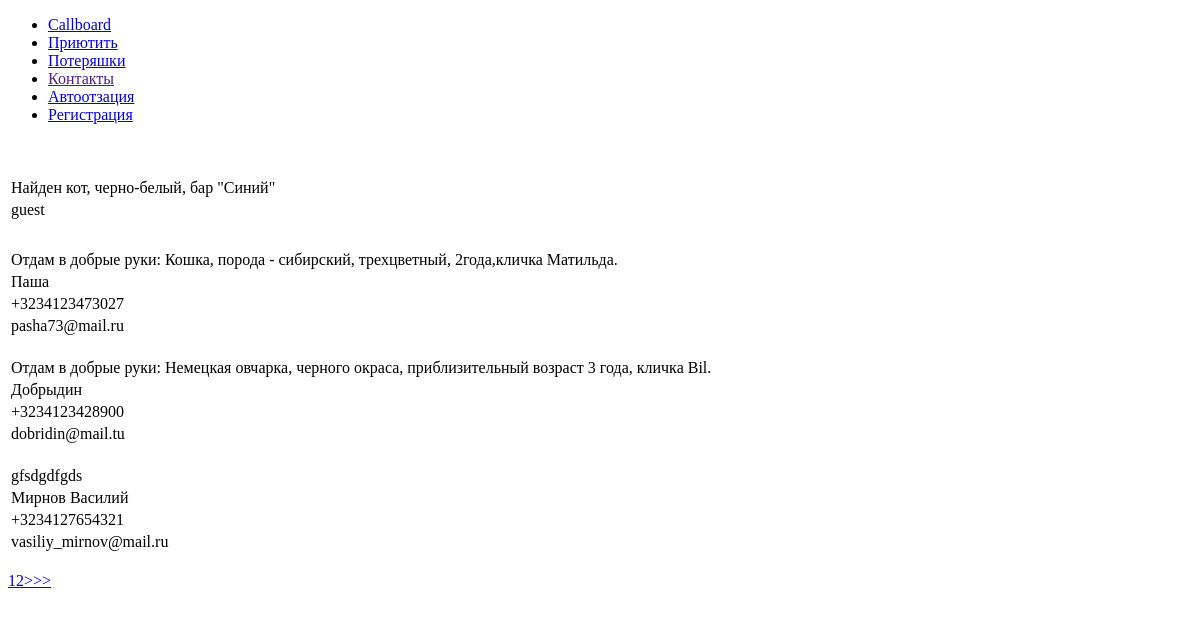
Before: / with the older database file.
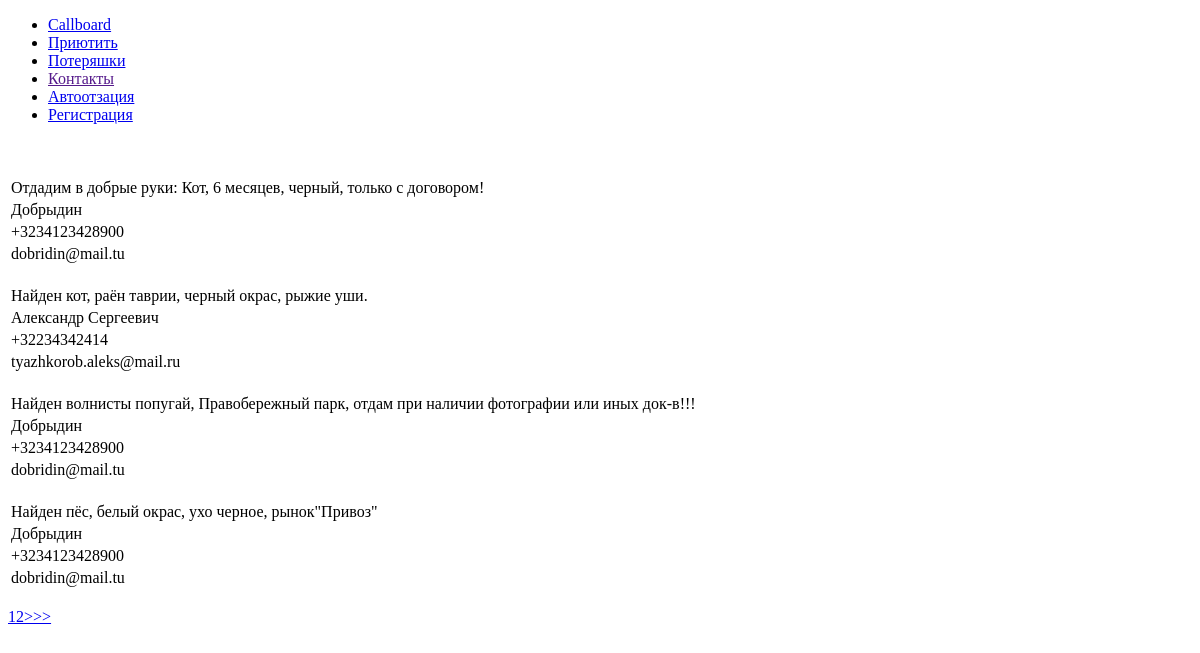
After: the same page with the newer database file.
### tables this page shows
CREATE TABLE `advert` (
  `id` int(11) NOT NULL,
  `user_id` int(11) NOT NULL,
  `issue` varchar(15) NOT NULL,
  `position` int(8) NOT NULL,
  `text` text NOT NULL,
  `contacts` varchar(36) NOT NULL
);

CREATE TABLE `users` (
  `id` int(11) NOT NULL,
  `name` varchar(35) DEFAULT NULL,
  `phone_numb` varchar(20) DEFAULT NULL,
  `email` varchar(35) DEFAULT NULL,
  `login` varchar(32) DEFAULT NULL,
  `password` varchar(64) DEFAULT NULL,
  `block_time` int(11) DEFAULT NULL,
  `status` varchar(6) NOT NULL,
  `role` varchar(9) NOT NULL
);

### index.php (the view, shortened to what this page needs)
<?php
include 'include.php';
function getList($link){
    if(isset($_GET['page'])){
        $page = $_GET['page'];
    }else{
        $page = 1;
    }
    $notesOnPage = 4;
    $referencePoint = ($page - 1) * $notesOnPage;
    $query = "SELECT text, users.id, status,  name, position, advert.id as ad_id, phone_numb, email FROM users
    RIGHT JOIN advert ON users.id = advert.user_id ORDER BY position DESC LIMIT $referencePoint, $notesOnPage";
    $result = mysqli_query($link, $query) or die(mysqli_error($link));
    $content = '';
    for($arr = []; $step = mysqli_fetch_assoc($result); $arr[] = $step);
    foreach($arr as $value){
        $text = $value['text'];
        $name = $value['name'];
        $phone_numb = $value['phone_numb'];
        $email = $value['email'];
        $content.="
            <table>
                <tr>
                    <td>$text</td>
                </tr>
                <tr>
                    <td>$name</td>
                </tr>
                <tr>
                    <td>$phone_numb</td>
                </tr>
                <tr>
                    <td>$email</td>
                </tr>";
        $content.="</table><br>";
    }
    $query = "SELECT COUNT(*) as count FROM advert";
    $count = mysqli_fetch_assoc(mysqli_query($link, $query))['count'];
    $numbsOfPage = ceil($count/$notesOnPage);
    for($i = 1; $i <= $numbsOfPage; $i++){
        $content.="<a href=\"?page=$i\">$i</a>";
    }
    if($page < $numbsOfPage){
        $next = $page+1;
        $content.="<a href=\"?page=$next\">>>></a>";
    }
    return $content;
}
$content = getList($link);
include 'layout.php';

Changed rows visible on the page:
no longer on this page (row edited): advert: text "Найден кот, черно-белый, бар \"Синий\"", user.name "guest"
no longer on this page (row edited): advert: text "Отдам в добрые руки: Кошка, порода - сибирский, трехцветный, 2года,кличка Матильда.", user.name "Паша", user.phone_numb "+3234123473027", user.email "pasha73@mail.ru"
removed advert: text "Отдам в добрые руки: Немецкая овчарка, черного окраса, приблизительный возраст 3 года, кличка Bil.", user.name "Добрыдин", user.phone_numb "+3234123428900", user.email "dobridin@mail.tu"
removed advert: text "gfsdgdfgds", user.name "Мирнов Василий", user.phone_numb "+3234127654321", user.email "vasiliy_mirnov@mail.ru"
added advert: text "Отдадим в добрые руки: Кот, 6 месяцев, черный, только с договором!", user.name "Добрыдин", user.phone_numb "+3234123428900", user.email "dobridin@mail.tu"
now on this page (row edited): advert: text "Найден кот, раён таврии, черный окрас, рыжие уши.", user.name "Александр Сергеевич", user.phone_numb "+32234342414", user.email "tyazhkorob.aleks@mail.ru"
added advert: text "Найден волнисты попугай, Правобережный парк, отдам при наличии фотографии или иных док-в!!!", user.name "Добрыдин", user.phone_numb "+3234123428900", user.email "dobridin@mail.tu"
now on this page (row edited): advert: text "Найден пёс, белый окрас, ухо черное, рынок\"Привоз\"", user.name "Добрыдин", user.phone_numb "+3234123428900", user.email "dobridin@mail.tu"
